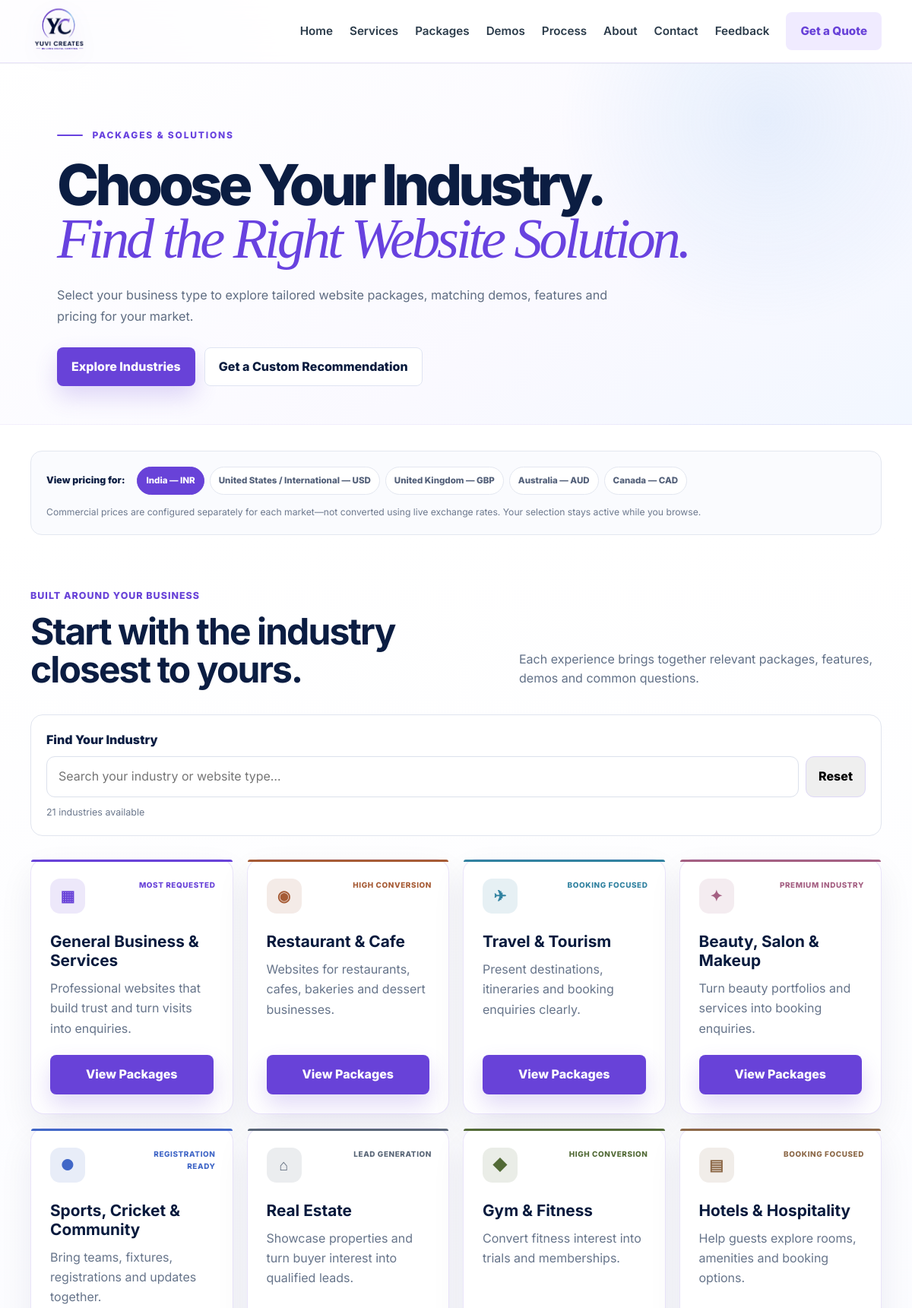
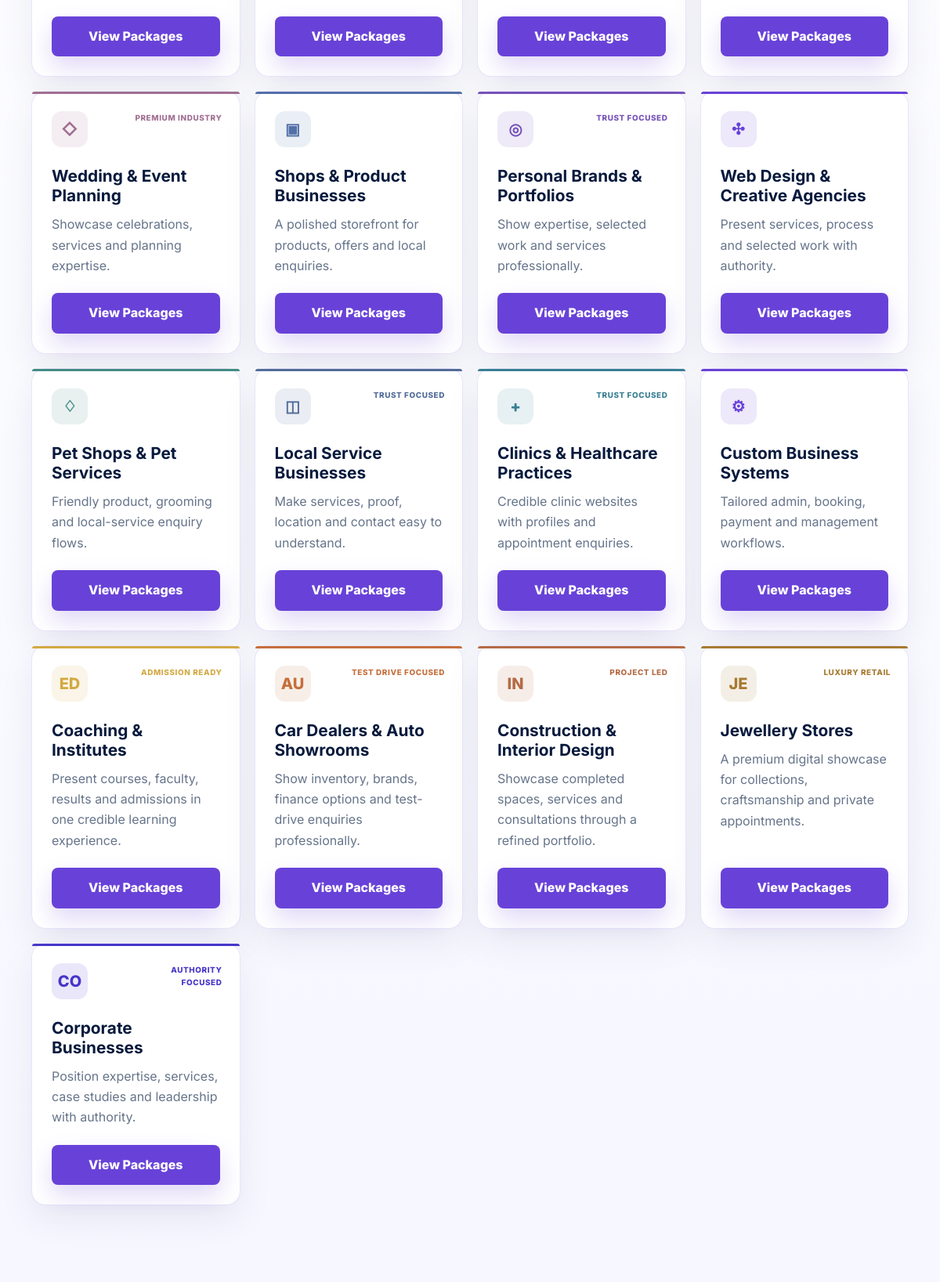
Page /packages/ (upper part) on the committed database (2 pictures, top to bottom).
### core/models.py (models this page shows, shortened)
class Industry(models.Model):
    title = models.CharField(max_length=120)
    slug = models.SlugField(max_length=120, unique=True)
    icon = models.CharField(max_length=12, blank=True)
    badge = models.CharField(max_length=40, blank=True)
    short_description = models.CharField(max_length=220)
    eyebrow = models.CharField(max_length=120)
    hero_heading = models.CharField(max_length=220)
    hero_text = models.TextField()
    accent = models.CharField(max_length=20, default="#6842d8")
    hero_image = models.ImageField(upload_to="industries/", blank=True)
    packages = models.ManyToManyField(Package, blank=True, related_name="industries")
    demos = models.ManyToManyField(PortfolioProject, blank=True, related_name="industries")
    faq = models.TextField(blank=True, help_text="One question and answer per line, separated with |")
    is_active = models.BooleanField(default=True)
    order = models.PositiveSmallIntegerField(default=0)
    class Meta:
        ordering = ["order", "title"]
        verbose_name_plural = "Industries"
    def get_absolute_url(self):
        return reverse("industry_packages", args=[self.slug])

### core/views.py (the view)
# urls.py: path("packages/", views.packages, name="packages"),
def packages(request):
    ensure_default_content()
    aliases = {
        "clinic-healthcare": "doctor dentist physiotherapy diagnostic healthcare clinic hospital skin clinic eye clinic dental wellness",
        "restaurant-cafe": "bakery cake shop dessert cafe restaurant food cloud kitchen bakery occasion orders",
        "real-estate": "property broker realtor builder realty apartment flat plot agent listings",
        "cricket-sports": "cricket academy tournament league sports team club scorecard fixtures standings",
        "beauty-salon": "salon makeup bridal beauty spa nail studio hairstylist hair artist",
        "gym-fitness": "gym trainer fitness yoga zumba crossfit classes membership",
        "hotels-hospitality": "hotel resort homestay accommodation guest house rooms stay",
        "shops-products": "shop store products retail boutique showroom catalogue ecommerce",
        "travel-tourism": "travel tours tourism trip package agency destination itinerary",
        "wedding-events": "wedding event planner decoration photographer celebration decor",
        "personal-portfolios": "portfolio resume personal brand creator influencer student freelancer",
        "creative-agencies": "agency marketing design studio creative agency web design",
        "pet-services": "pet dog cat grooming veterinary vet pet shop",
        "local-services": "plumber electrician repair cleaning local service emergency service",
        "custom-systems": "admin panel dashboard inventory custom software crm automation api user accounts",
        "business-services": "business services company consultant professional website startup",
        "coaching-institute": "coach academy institute education classes admissions courses faculty training",
        "car-dealer": "cars automobile showroom dealer vehicle auto inventory finance test drive",
        "construction-interior": "construction builder interior architect architecture projects renovation design",
        "jewellery-store": "gold diamond ring necklace jewellery jewelry bridal wedding luxury collection",
        "corporate-business": "company business corporate enterprise consulting consultancy services team case studies",
    }
    industries = list(Industry.objects.filter(is_active=True).prefetch_related("demos"))
    for industry in industries:
        industry.search_terms = f"{industry.title} {industry.short_description} {aliases.get(industry.slug, '')}"
    return render(request, "packages_landing.html", {"industries": industries})

### templates/packages_landing.html (shortened to what this page needs)
{% extends "base.html" %}{% load static %}
{% block body_class %}page-packages page-package-industries{% endblock %}
{% block extra_head %}<link rel="stylesheet" href="{% static 'css/pages/packages.css' %}"><link rel="stylesheet" href="{% static 'css/components/discovery-search.css' %}">{% endblock %}
{% block content %}
<section class="packages-hero" id="top"><div class="container packages-hero-inner">
    <p class="eyebrow">Packages &amp; solutions</p><h1>Choose Your Industry.<br><em>Find the Right Website Solution.</em></h1>
    <p class="lead">Select your business type to explore tailored website packages, matching demos, features and pricing for your market.</p>
    <div class="hero-actions"><a class="btn btn-primary" href="#industries">Explore Industries</a><a class="btn btn-secondary" href="{% url 'contact' %}?source=Package%20Recommendation">Get a Custom Recommendation</a></div>
</div></section>
<section class="compact-market"><div class="container market-selector-wrap">
    <div><span>View pricing for:</span><div class="market-selector" role="group" aria-label="Select pricing market">
        <button type="button" class="market-option is-active" data-market="IN">India — INR</button><button type="button" class="market-option" data-market="US_INTL">United States / International — USD</button><button type="button" class="market-option" data-market="UK">United Kingdom — GBP</button><button type="button" class="market-option" data-market="AU">Australia — AUD</button><button type="button" class="market-option" data-market="CA">Canada — CAD</button>
    </div></div>
    <p>Commercial prices are configured separately for each market—not converted using live exchange rates. Your selection stays active while you browse.</p>
</div></section>
<section class="industry-selector" id="industries"><div class="container"><div class="pricing-intro"><div><p class="eyebrow">Built around your business</p><h2>Start with the industry closest to yours.</h2></div><p>Each experience brings together relevant packages, features, demos and common questions.</p></div>
<div class="industry-search" data-industry-search><label for="industry-search-input">Find Your Industry</label><div class="search-control"><input id="industry-search-input" type="search" placeholder="Search your industry or website type…" autocomplete="off"><button type="button" data-search-reset>Reset</button></div><p class="search-count" aria-live="polite" data-search-count>{{ industries|length }} industries available</p></div>
<div class="industry-selector-grid" data-industry-grid>{% for industry in industries %}<article class="industry-selector-card" style="--industry-accent:{{ industry.accent }}" data-search-card data-search="{{ industry.search_terms|lower }}">
    <div class="industry-icon" aria-hidden="true">{{ industry.icon }}</div>{% if industry.badge %}<span class="industry-position">{{ industry.badge }}</span>{% endif %}<h3>{{ industry.title }}</h3><p>{{ industry.short_description }}</p>
    <div class="industry-card-actions"><a class="btn btn-primary industry-link" data-industry-base="{{ industry.get_absolute_url }}" href="{{ industry.get_absolute_url }}">View Packages</a></div>
</article>{% endfor %}</div></div></section>
{% endblock %}

### templates/base.html (shortened to what this page needs)
{% load static %}
<!doctype html>
<html lang="en">
<head>
    <link rel="stylesheet" href="{% static 'css/style.css' %}">
    <link rel="stylesheet" href="{% static 'css/brand.css' %}">
    <link rel="stylesheet" href="{% static 'css/portfolio_demos/generated-detail-images.css' %}">
    <link rel="stylesheet" href="{% static 'css/components/chatbot.css' %}">
  <link rel="stylesheet" href="{% static 'css/components/chatbot-upgrade.css' %}">
    <link rel="stylesheet" href="{% static 'css/components/chatbot-polish.css' %}">
    {% block extra_head %}{% endblock %}
    <link rel="stylesheet" href="{% static 'css/components/premium-page-heroes.css' %}">
</head>
<body class="{% block body_class %}{% endblock %}">
    <header class="site-header">
        <nav class="nav container" aria-label="Main navigation">
            <a class="brand" href="{% url 'home' %}" aria-label="Yuvi Creates home">
                <img class="brand-logo" src="{% static 'images/yuvi-creates-logo.png' %}" alt="Yuvi Creates">
            </a>
            <div class="nav-links">
                <a href="{% url 'home' %}">Home</a>
                <a href="{% url 'services' %}">Services</a>
                <a href="{% url 'packages' %}">Packages</a>
                <a href="{% url 'portfolio' %}">Demos</a>
                <a href="{% url 'process' %}">Process</a>
                <a href="{% url 'about' %}">About</a>
                <a href="{% url 'contact' %}">Contact</a>
                <a href="{% url 'feedback' %}">Feedback</a>
                <a class="btn btn-whatsapp" href="{% url 'contact' %}">Get a Quote</a>
            </div>
        </nav>
    </header>
    <main>
        {% block content %}{% endblock %}
    </main>
</body>
</html>

### static/css/style.css (style rules this page uses)
:root { --navy: #071827; --navy-2: #10263a; --ink: #172330; --muted: #667789; --line: #dfe7ec; --paper: #ffffff; --soft: #f5f8f7; --gold: #d4a64a; --gold-soft: #fff3d8; --green: #168766; --green-soft: #e7f6f0; --shadow: 0 24px 70px rgba(7, 24, 39, 0.12); }
* { box-sizing: border-box; }
html { scroll-behavior: smooth; }
body { margin: 0; font-family: "Inter", system-ui, -apple-system, BlinkMacSystemFont, "Segoe UI", sans-serif; color: var(--ink); background: var(--paper); line-height: 1.6; }
img { display: block; max-width: 100%; }
a { color: inherit; text-decoration: none; }
.container { width: min(1120px, calc(100% - 32px)); margin: 0 auto; }
.site-header { position: sticky; top: 0; z-index: 20; background: rgba(255, 255, 255, 0.92); backdrop-filter: blur(18px); border-bottom: 1px solid rgba(223, 231, 236, 0.8); }
.nav { min-height: 76px; display: flex; align-items: center; justify-content: space-between; gap: 24px; }
.brand { display: inline-flex; align-items: center; gap: 10px; font-weight: 800; color: var(--navy); }
.nav-links { display: flex; align-items: center; gap: 22px; font-size: 0.95rem; font-weight: 600; }
.nav-links a:not(.btn) { color: #2b3b4a; }
.btn { display: inline-flex; align-items: center; justify-content: center; min-height: 44px; padding: 12px 18px; border-radius: 8px; border: 1px solid transparent; font-weight: 800; cursor: pointer; transition: transform 0.2s ease, box-shadow 0.2s ease, background 0.2s ease; }
.btn-primary { background: var(--green); color: #fff; box-shadow: 0 16px 34px rgba(22, 135, 102, 0.24); }
.btn-secondary { background: var(--paper); color: var(--navy); border-color: var(--line); }
.btn-whatsapp { background: var(--green-soft); color: var(--green); }
.eyebrow { margin: 0 0 12px; color: var(--gold); font-weight: 800; text-transform: uppercase; letter-spacing: 0.08em; font-size: 0.78rem; }
.hero-actions, .price-top { display: flex; flex-wrap: wrap; gap: 12px; align-items: center; }
h1, h2, h3, h4, p { overflow-wrap: anywhere; }
h2 { margin: 0 0 12px; color: var(--navy); font-size: clamp(1.8rem, 4vw, 2.6rem); line-height: 1.12; letter-spacing: 0; }
h3 { margin: 0 0 10px; color: var(--navy); line-height: 1.2; }

### static/css/brand.css (style rules this page uses)
:root { --navy: #071a3d; --navy-2: #173260; --ink: #14213d; --muted: #66728a; --line: #dfe4f2; --paper: #ffffff; --soft: #f8f7ff; --gold: #8bbdf0; --gold-soft: #edf6ff; --green: #6842d8; --green-soft: #f0ebff; --purple: #6842d8; --periwinkle: #8bbdf0; --shadow: 0 24px 70px rgba(44, 35, 100, 0.13); }
body { background: radial-gradient(circle at 8% 4%, rgba(104, 66, 216, 0.09), transparent 22rem), radial-gradient(circle at 96% 12%, rgba(139, 189, 240, 0.16), transparent 25rem), #ffffff; }
.site-header { background: rgba(255, 255, 255, 0.8); border-bottom-color: rgba(104, 66, 216, 0.13); box-shadow: 0 8px 34px rgba(38, 28, 90, 0.06); }
.brand-logo { display: block; width: 108px; height: 74px; object-fit: contain; object-position: left center; filter: drop-shadow(0 8px 14px rgba(62, 34, 154, 0.14)); }
.nav { min-height: 82px; }
.btn { position: relative; overflow: hidden; transform: translateZ(0); transform-style: preserve-3d; transition: transform .25s ease, box-shadow .25s ease, background .25s ease; }
.btn::after { content: ""; position: absolute; inset: 0; background: linear-gradient(110deg, transparent 25%, rgba(255,255,255,.32), transparent 70%); transform: translateX(-130%); transition: transform .6s ease; }
.btn-primary { background: linear-gradient(135deg, #5630c3, #8062e6); box-shadow: 0 16px 34px rgba(104,66,216,.24); }
.btn-whatsapp { background: var(--green-soft); color: var(--purple); }
.eyebrow { color: var(--purple); }

### static/css/components/discovery-search.css (style rules this page uses)
.industry-search,.demo-search-shell { margin-bottom:30px;padding:20px;border:1px solid #e1e5ef;border-radius:16px;background:#fff }
.industry-search>label,.demo-search-form>label { display:block;margin-bottom:9px;color:#0b1d42;font-weight:850 }
.search-control { display:flex;gap:9px }
.search-control input { width:100%;min-width:0;padding:13px 15px;border:1px solid #dce1ec;border-radius:11px;font:inherit }
.search-control button { flex:0 0 auto;padding:10px 16px;border:1px solid #ddd7f6;border-radius:11px;font:inherit;font-weight:800;cursor:pointer;transition:transform .2s ease,box-shadow .2s ease,background .2s ease }
.search-count { margin:10px 0 0;color:#6b778c;font-size:.78rem }

### rows in the picture
Industry: icon "▦", badge "MOST REQUESTED", title "General Business & Services", short_description "Professional websites that build trust and turn visits into enquiries."
Industry: icon "◉", badge "HIGH CONVERSION", title "Restaurant & Cafe", short_description "Websites for restaurants, cafes, bakeries and dessert businesses."
Industry: icon "✈", badge "BOOKING FOCUSED", title "Travel & Tourism", short_description "Present destinations, itineraries and booking enquiries clearly."
Industry: icon "✦", badge "PREMIUM INDUSTRY", title "Beauty, Salon & Makeup", short_description "Turn beauty portfolios and services into booking enquiries."
Industry: icon "●", badge "REGISTRATION READY", title "Sports, Cricket & Community", short_description "Bring teams, fixtures, registrations and updates together."
Industry: icon "⌂", badge "LEAD GENERATION", title "Real Estate", short_description "Showcase properties and turn buyer interest into qualified leads."
Industry: icon "◆", badge "HIGH CONVERSION", title "Gym & Fitness", short_description "Convert fitness interest into trials and memberships."
Industry: icon "▤", badge "BOOKING FOCUSED", title "Hotels & Hospitality", short_description "Help guests explore rooms, amenities and booking options."
Industry: icon "◇", badge "PREMIUM INDUSTRY", title "Wedding & Event Planning", short_description "Showcase celebrations, services and planning expertise."
Industry: icon "▣", title "Shops & Product Businesses", short_description "A polished storefront for products, offers and local enquiries."
Industry: icon "◎", badge "TRUST FOCUSED", title "Personal Brands & Portfolios", short_description "Show expertise, selected work and services professionally."
Industry: icon "✣", title "Web Design & Creative Agencies", short_description "Present services, process and selected work with authority."
Industry: icon "♢", title "Pet Shops & Pet Services", short_description "Friendly product, grooming and local-service enquiry flows."
Industry: icon "◫", badge "TRUST FOCUSED", title "Local Service Businesses", short_description "Make services, proof, location and contact easy to understand."
Industry: icon "+", badge "TRUST FOCUSED", title "Clinics & Healthcare Practices", short_description "Credible clinic websites with profiles and appointment enquiries."
Industry: icon "⚙", title "Custom Business Systems", short_description "Tailored admin, booking, payment and management workflows."
Industry: icon "ED", badge "ADMISSION READY", title "Coaching & Institutes", short_description "Present courses, faculty, results and admissions in one credible learning experience."
Industry: icon "AU", badge "TEST DRIVE FOCUSED", title "Car Dealers & Auto Showrooms", short_description "Show inventory, brands, finance options and test-drive enquiries professionally."
Industry: icon "IN", badge "PROJECT LED", title "Construction & Interior Design", short_description "Showcase completed spaces, services and consultations through a refined portfolio."
Industry: icon "JE", badge "LUXURY RETAIL", title "Jewellery Stores", short_description "A premium digital showcase for collections, craftsmanship and private appointments."
Industry: icon "CO", badge "AUTHORITY FOCUSED", title "Corporate Businesses", short_description "Position expertise, services, case studies and leadership with authority."

### other values in the picture
{{ industries|length }} "21"
